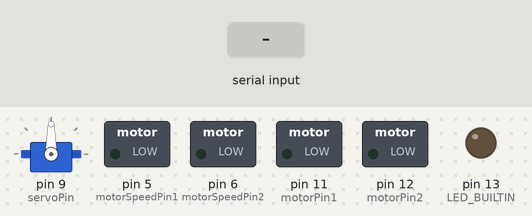
Simulated run of this sketch. Board: Arduino Uno, built with avr-gcc and run on an emulated ATmega328P. On the bench: servo, switched loads named in the sketch (green lamp = pin HIGH), output pins drawn as LEDs (lit = HIGH). The inputs (shaded band) are chosen by the test bench. What the sketch prints to the serial monitor is not drawn.

Above: at 1.2 s.
1.3 s: "90/45\n" received over Serial
At 2.1 s:
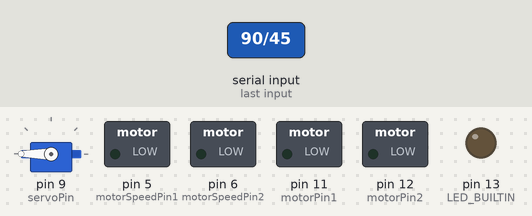
2.8 s: "30/150\n" received over Serial
At 3.3 s:
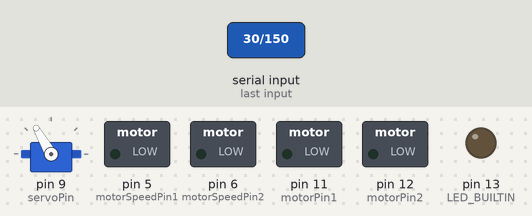
4.3 s: "90\n" received over Serial
At 5.6 s:
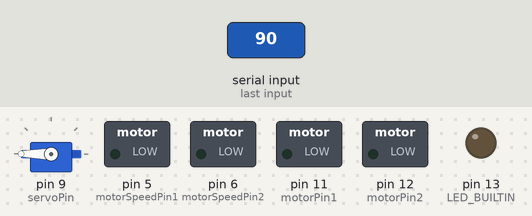
Timing chart, 0 to 7.3 s (numbered marks = the images above; inputs shaded):
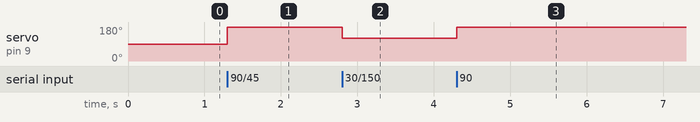

Measured:
- after the input at 1.3 s, servo on pin 9 (servoPin): 90° → 180° at once
- after the input at 2.8 s, servo on pin 9 (servoPin): 180° → 120° at once
- after the input at 4.3 s, servo on pin 9 (servoPin): 120° → 180° at once

The sketch:

Uno_Script.ino
```cpp
//#include <SoftwareSerial.h>
#include <Servo.h>
//#include <Encoder.h>
//#define ENCODER_USE_INTERRUPTS

//Encoder myEnc(2, 3);

//const int rxPin = 7;
//const int txPin = 8;
//SoftwareSerial Serial1 (rxPin, txPin);

Servo servo;

long currentPosition;
float deg;
float curPosRad;
float prevPosRad;
float actualVelocity;
float actualRpm;
float prevActualRpm;
float Rpm_filt;
long time;
float deltaTime;
long prevTime;


bool led = false;

// Define motor control pins
const int motorPin1 = 11;  // Connect this to L EN on the motor driver
const int motorPin2 = 12;  // Connect this to R EN on the motor driver

// Define motor speed control pins
const int motorSpeedPin1 = 5;  // Connect this to the enable pin 1 of Motor
const int motorSpeedPin2 = 6;  // Connect this to the enable pin 2 of Motor


const int servoPin = 9;  // Connect steering servo to pin 9


// desired velocity & angle  message received from Raspberry Pi

String desiredData;
int PwmDes;
int angleDes;

void setup()
{
  Serial.begin(115200);

  // Software Serial pins & baudrate
  //pinMode(rxPin, INPUT);
  //pinMode(txPin, OUTPUT);
  //Serial1.begin(115200);

  // Initialize motor control pins as outputs
  pinMode(motorPin1, OUTPUT);
  pinMode(motorPin2, OUTPUT);
  pinMode(motorSpeedPin1, OUTPUT);
  pinMode(motorSpeedPin2, OUTPUT);
  pinMode(LED_BUILTIN, OUTPUT);

  servo.attach(servoPin);
}

void loop()
{
  // Read the incoming data
  //String data = Serial.readStringUntil('\r\n');

  //String velocityDes = data.substring(0, data.indexOf('/'));
  //String angleDes = data.substring(data.indexOf('/') + 1);

  //setTargetVelocity(velocityDes.toInt());
  if(Serial.available()>0){
    desiredData = Serial.readStringUntil('\r\n');
    // Split the received data into velocity & angle
    PwmDes = desiredData.substring(0, desiredData.indexOf('/')).toInt();
    //PwmDes=100;
  }

  steer(PwmDes);

  //Rpm_filt = computeActualRpm();

  //Serial1.println(Rpm_filt);

//  Serial.print(-100);
//  Serial.print("\t");
//  Serial.print("\t");
//  Serial.print(Rpm_filt);
//  Serial.print("\t");
//  Serial.print(100);
//  Serial.println(angleDes);

}
/*
float computeActualRpm() {
  currentPosition = myEnc.read();
  deg = map(currentPosition, 0, 1450, 0, 360);
  curPosRad = deg * (PI / 180);

  time = micros();
  deltaTime = ((float)(time - prevTime)) / 1.0e6;
  //Serial.println(deltaTime);
  //Serial.print(curPosRad);
  //Serial.print("    ");
  //Serial.println(prevPosRad);
  actualVelocity = (curPosRad - prevPosRad) / deltaTime;  // rad/sec
  prevActualRpm = actualRpm;
  actualRpm = actualVelocity * (60 / (2 * PI));  //rpm
  prevPosRad = curPosRad;
  prevTime = time;
  delay(3);
  Rpm_filt = 0.854 * Rpm_filt + 0.0728 * actualRpm + 0.0728 * prevActualRpm;
  return Rpm_filt;
}
*/
void moveForward(int motorSpeed) {
  //Serial.print("Moving forward: ");
  //Serial.println(motorSpeed);

  // Set motor directions for forward motion
  digitalWrite(motorPin1, LOW);
  digitalWrite(motorPin2, HIGH);

  // Set PWM value to control motor speed (255 out of 255 maximum)
  analogWrite(motorSpeedPin1, motorSpeed);
  analogWrite(motorSpeedPin2, motorSpeed);
}

void moveBackward(int motorSpeed) {
  //Serial.print("Moving backward: ");
  //Serial.println(motorSpeed);


  // Set motor directions for backward motion
  digitalWrite(motorPin1, HIGH);
  digitalWrite(motorPin2, LOW);

  // Set PWM value to control motor speed (150 out of 255 maximum)
  analogWrite(motorSpeedPin1, motorSpeed);
  analogWrite(motorSpeedPin2, motorSpeed);
}

void steer(int angle) {
  angle = map(angle, -45, 45, 45, 135);  // map input angle to servo angle range
  //Serial.print("Steering: ");
  Serial.println(angle);
  servo.write(angle);
}
```
